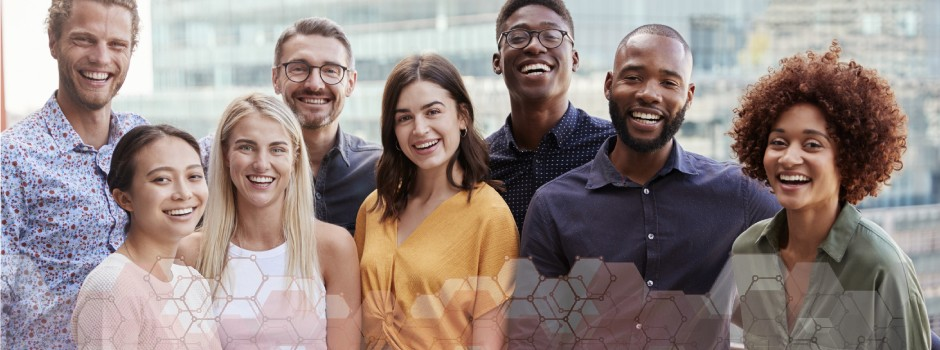
#> input picture hello2.jpg, 940 x 350 px
$ python face.py
#> lines starting #> are read from the running program, lines starting #| are printed output that depends on the picture; after the words box and inside, x2 and y2 are one past the last pixel; in counts of white or black regions, pixels touching at a corner belong together
import numpy as np
import cv2

# Loading the required haar-cascade xml classifier file
face = cv2.CascadeClassifier('haarcascade_frontalface_default.xml')
#eye = cv2.CascadeClassifier('haarcascade_eye.xml')

# Reading the image
img = cv2.imread('hello2.jpg')
#> img is the input picture: shape (350, 940, 3); mean B, G, R 131, 134.8, 149
# Converting image to grayscale because initiall image in three layers i.e. rgb so convert into one layer
gray = cv2.cvtColor(img, cv2.COLOR_BGR2GRAY)
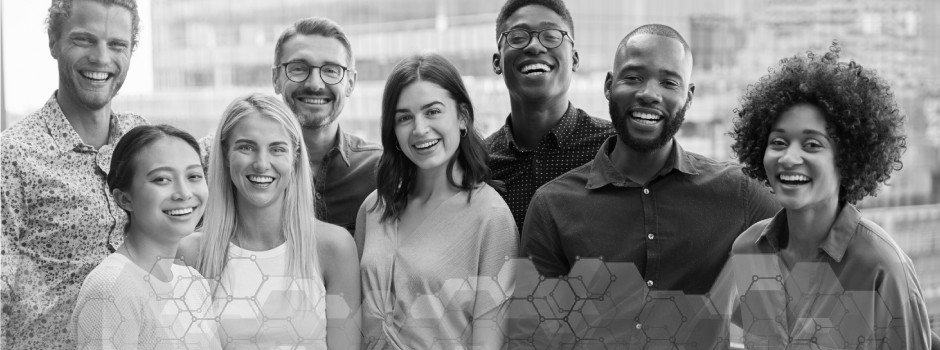
#> gray: shape (350, 940); min 0, max 255, mean 138.6

# Applying the face detection method on the grayscale image
faces = face.detectMultiScale(gray, 1.1, 5)
#> faces = [[57, 11, 82, 82], [276, 40, 76, 76], [386, 83, 80, 80], [221, 117, 83, 83], [138, 145, 84, 84], [497, 3, 78, 78], [604, 45, 90, 90], [750, 106, 95, 95]]
print(faces)
#| [[ 57  11  82  82]
#|  [276  40  76  76]
#|  [386  83  80  80]
#|  [221 117  83  83]
#|  [138 145  84  84]
#|  [497   3  78  78]
#|  [604  45  90  90]
#|  [750 106  95  95]]

# Iterating through rectangles of detected faces
for (x,y,w,h) in faces:
    img = cv2.rectangle(img,(x,y),(x+w,y+h),(255,0,0),thickness=2)
#> this loop made 8 passes
#> pass 1, `img = cv2.rectangle(img,(x,y),(x+w,y+h),(255,0,0),thickness=2)`:
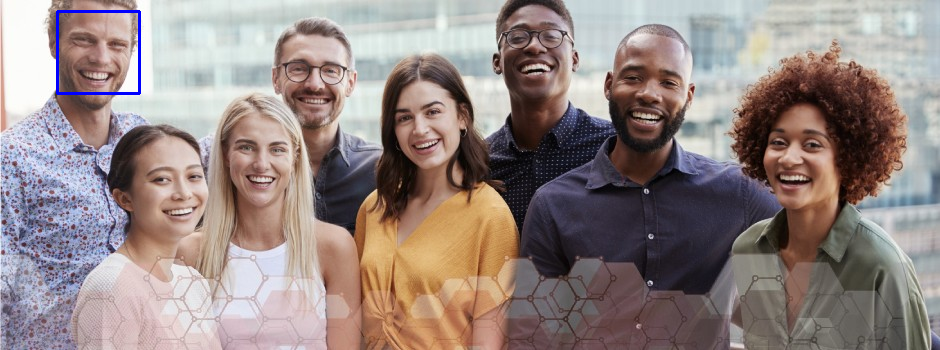
#> img: shape (350, 940, 3); 0.3% of pixels changed, all inside (x1, y1, x2, y2) = (56, 10, 141, 95)
#> pass 2, `img = cv2.rectangle(img,(x,y),(x+w,y+h),(255,0,0),thickness=2)`:
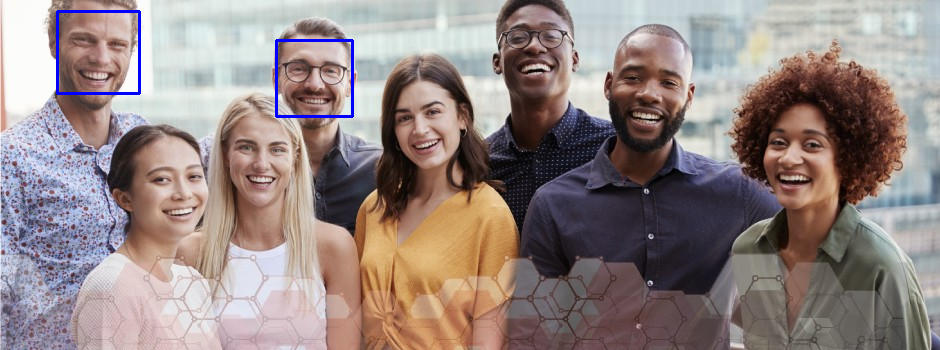
#> img: shape (350, 940, 3); 0.28% of pixels changed, all inside (x1, y1, x2, y2) = (275, 39, 354, 118)
#> pass 3, `img = cv2.rectangle(img,(x,y),(x+w,y+h),(255,0,0),thickness=2)`:
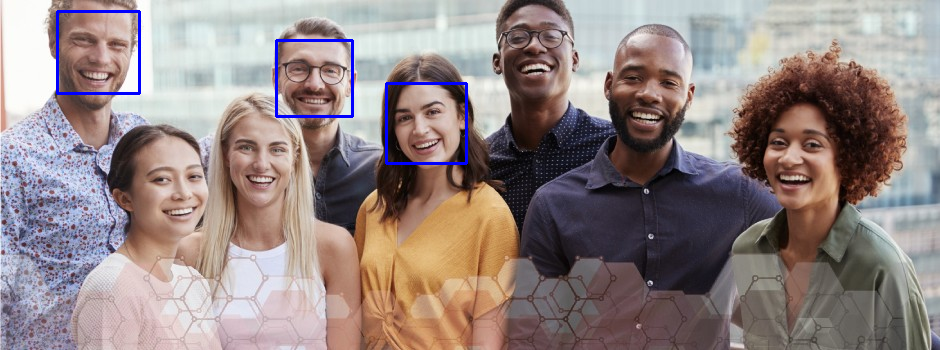
#> img: shape (350, 940, 3); 0.29% of pixels changed, all inside (x1, y1, x2, y2) = (385, 82, 468, 165)
#> after the loop:
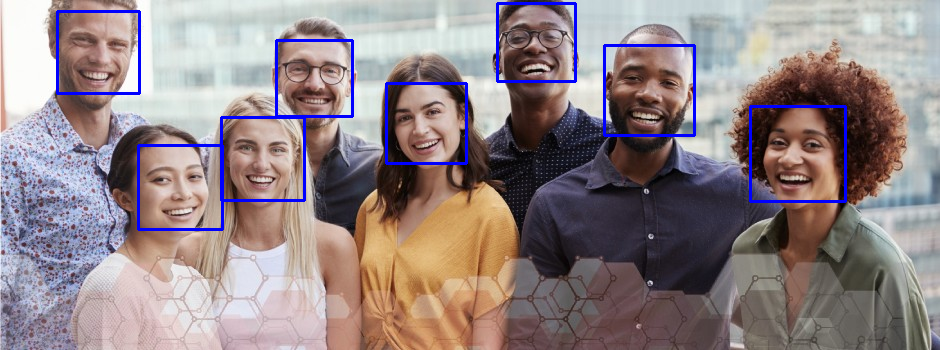
#> img: shape (350, 940, 3); 1.51% of pixels changed, all inside (x1, y1, x2, y2) = (137, 2, 847, 231)
# [6 lines of commented-out code are left out]

cv2.imshow('img',img)
cv2.waitKey(0)
cv2.destroyAllWindows()

$ run again, with hello.jpg copied over hello2.jpg
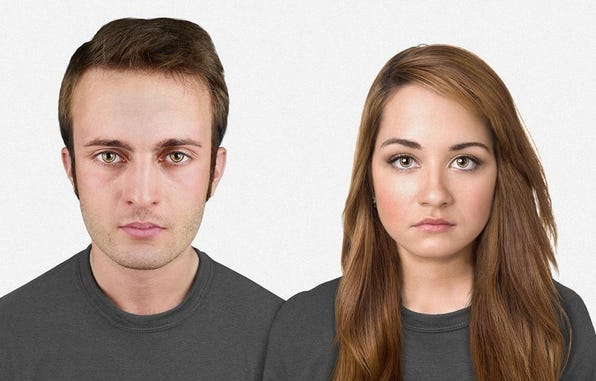
#> input picture hello.jpg, 596 x 381 px
#> img is the input picture: shape (381, 596, 3); mean B, G, R 150.3, 158.7, 174.8
#> `gray = cv2.cvtColor(img, cv2.COLOR_BGR2GRAY)`:
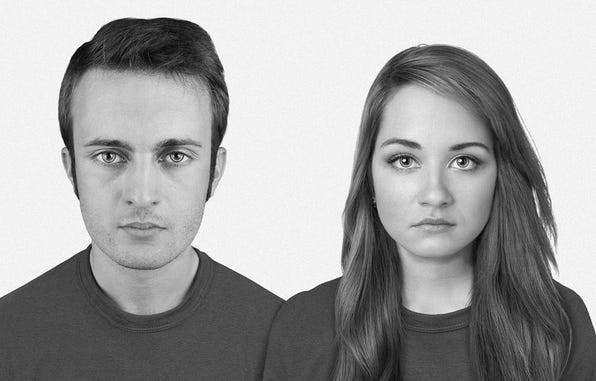
#> gray: shape (381, 596); min 1, max 255, mean 162.6
#> faces = [[355, 98, 161, 161], [46, 81, 194, 194]]
#| [[355  98 161 161]
#|  [ 46  81 194 194]]
#> the loop `for (x,y,w,h) in faces:` made 2 passes
#> pass 2, `img = cv2.rectangle(img,(x,y),(x+w,y+h),(255,0,0),thickness=2)`:
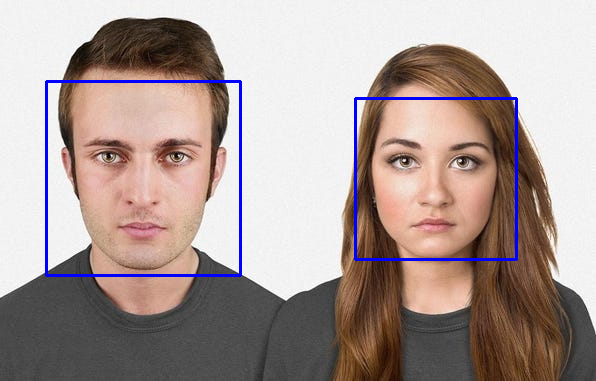
#> img: shape (381, 596, 3); mean B, G, R 152.4, 155.9, 171.5

$ run again, with test1.jpg copied over hello2.jpg
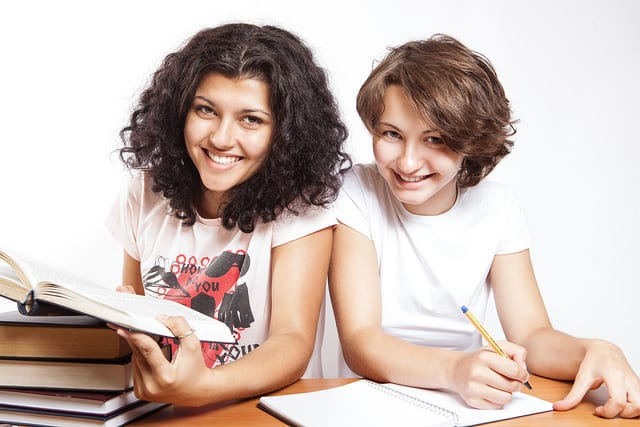
#> input picture test1.jpg, 640 x 427 px
#> img is the input picture: shape (427, 640, 3); mean B, G, R 179.7, 186.7, 203.9
#> `gray = cv2.cvtColor(img, cv2.COLOR_BGR2GRAY)`:
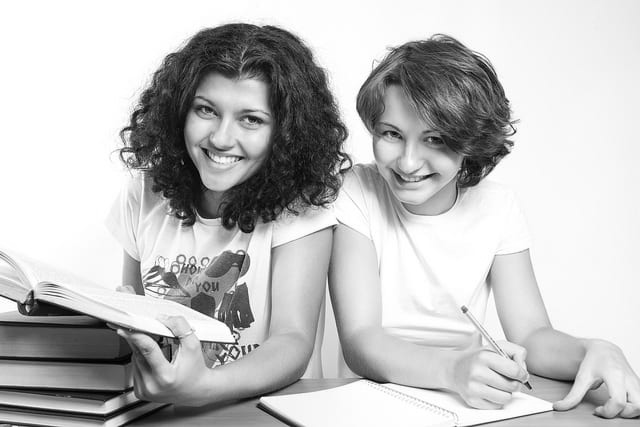
#> gray: shape (427, 640); min 1, max 255, mean 191.1
#> faces = [[173, 74, 108, 108], [363, 104, 97, 97]]
#| [[173  74 108 108]
#|  [363 104  97  97]]
#> the loop `for (x,y,w,h) in faces:` made 2 passes
#> pass 2, `img = cv2.rectangle(img,(x,y),(x+w,y+h),(255,0,0),thickness=2)`:
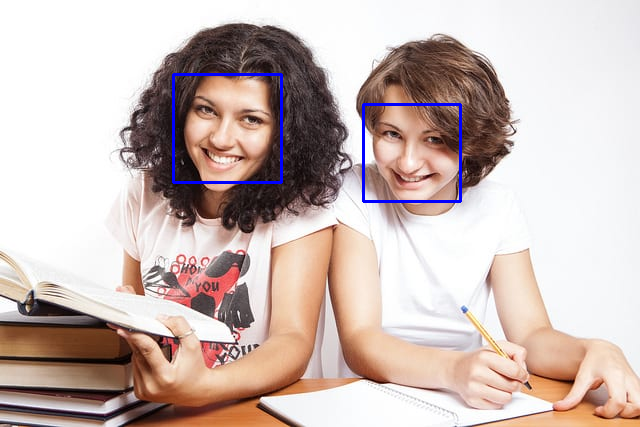
#> img: shape (427, 640, 3); mean B, G, R 181.2, 185.9, 202.9
